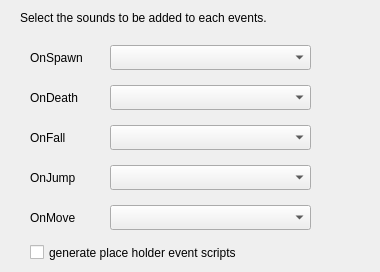
  <widget class="QWizardPage" name="pageSounds">
   <property name="subTitle">
    <string>Sounds</string>
   </property>
   <widget class="QComboBox" name="cbSound_spawn">
    <property name="geometry">
     <rect>
      <x>110</x>
      <y>45</y>
      <width>201</width>
      <height>25</height>
     </rect>
    </property>
   </widget>
   <widget class="QLabel" name="label_30">
    <property name="geometry">
     <rect>
      <x>30</x>
      <y>50</y>
      <width>71</width>
      <height>16</height>
     </rect>
    </property>
    <property name="text">
     <string>OnSpawn</string>
    </property>
   </widget>
   <widget class="QComboBox" name="cbSound_death">
    <property name="geometry">
     <rect>
      <x>110</x>
      <y>85</y>
      <width>201</width>
      <height>25</height>
     </rect>
    </property>
   </widget>
   <widget class="QLabel" name="label_31">
    <property name="geometry">
     <rect>
      <x>30</x>
      <y>90</y>
      <width>71</width>
      <height>16</height>
     </rect>
    </property>
    <property name="text">
     <string>OnDeath</string>
    </property>
   </widget>
   <widget class="QComboBox" name="cbSound_fall">
    <property name="geometry">
     <rect>
      <x>110</x>
      <y>125</y>
      <width>201</width>
      <height>25</height>
     </rect>
    </property>
   </widget>
   <widget class="QLabel" name="label_32">
    <property name="geometry">
     <rect>
      <x>30</x>
      <y>130</y>
      <width>71</width>
      <height>16</height>
     </rect>
    </property>
    <property name="text">
     <string>OnFall</string>
    </property>
   </widget>
   <widget class="QComboBox" name="cbSound_jumo">
    <property name="geometry">
     <rect>
      <x>110</x>
      <y>165</y>
      <width>201</width>
      <height>25</height>
     </rect>
    </property>
   </widget>
   <widget class="QLabel" name="label_33">
    <property name="geometry">
     <rect>
      <x>30</x>
      <y>170</y>
      <width>71</width>
      <height>16</height>
     </rect>
    </property>
    <property name="text">
     <string>OnJump</string>
    </property>
   </widget>
   <widget class="QComboBox" name="cbSound_move">
    <property name="geometry">
     <rect>
      <x>110</x>
      <y>205</y>
      <width>201</width>
      <height>25</height>
     </rect>
    </property>
   </widget>
   <widget class="QLabel" name="label_34">
    <property name="geometry">
     <rect>
      <x>30</x>
      <y>210</y>
      <width>71</width>
      <height>16</height>
     </rect>
    </property>
    <property name="text">
     <string>OnMove</string>
    </property>
   </widget>
   <widget class="QLabel" name="label_35">
    <property name="geometry">
     <rect>
      <x>20</x>
      <y>10</y>
      <width>291</width>
      <height>16</height>
     </rect>
    </property>
    <property name="text">
     <string>Select the sounds to be added to each events.</string>
    </property>
   </widget>
   <widget class="QCheckBox" name="cPlaceholderSounds">
    <property name="geometry">
     <rect>
      <x>30</x>
      <y>242</y>
      <width>341</width>
      <height>21</height>
     </rect>
    </property>
    <property name="text">
     <string>generate place holder event scripts</string>
    </property>
   </widget>
  </widget>
